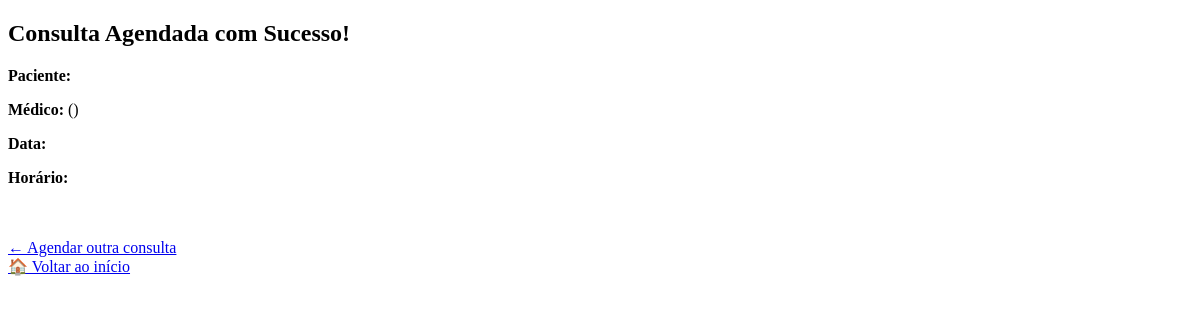
The app's page /comprovante/28 (signed in), older data.
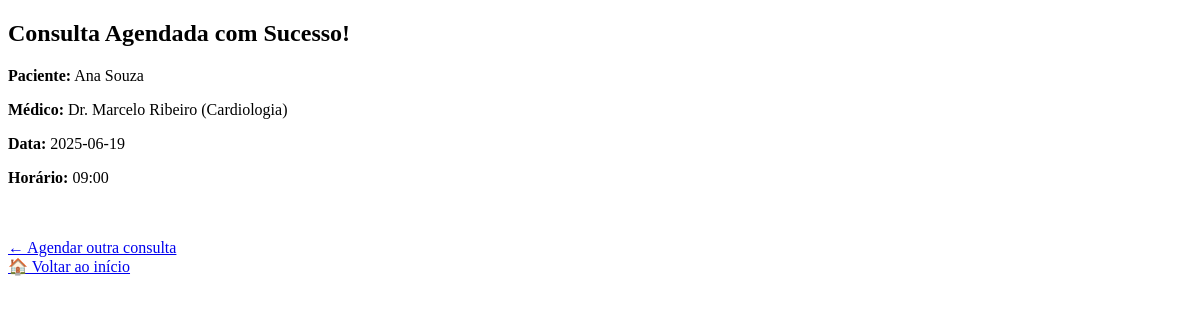
The same page, newer data.
### tables this page shows
CREATE TABLE usuario (
    id INTEGER PRIMARY KEY AUTOINCREMENT,
    nome TEXT NOT NULL,
    email TEXT NOT NULL UNIQUE,
    senha_hash TEXT NOT NULL
);

CREATE TABLE "medico" (
	"id"	INTEGER,
	"nome"	TEXT NOT NULL,
	"especialidade"	TEXT NOT NULL,
	PRIMARY KEY("id" AUTOINCREMENT)
);

CREATE TABLE agenda (
    id INTEGER PRIMARY KEY AUTOINCREMENT,
    medico_id INTEGER NOT NULL,
    data TEXT NOT NULL,
    horario TEXT NOT NULL,
    vagas_totais INTEGER NOT NULL,
    vagas_ocupadas INTEGER DEFAULT 0,
    FOREIGN KEY (medico_id) REFERENCES medico(id)
);

### app.py (the view)
@app.route('/comprovante/<int:consulta_id>')
def comprovante(consulta_id):
    if 'atendente_id' not in session:
        return redirect(url_for('login'))
    conn = get_db_connection()
    cursor = conn.cursor()
    cursor.execute('''
        SELECT c.id, u.nome AS paciente, m.nome AS medico, m.especialidade,
               a.data, a.horario
        FROM consulta c
        JOIN usuario u ON c.usuario_id = u.id
        JOIN agenda a ON c.agenda_id = a.id
        JOIN medico m ON a.medico_id = m.id
        WHERE c.id = ?
    ''', (consulta_id,))
    consulta = cursor.fetchone()
    conn.close()
    return render_template('comprovante.html', consulta=consulta)

### app.py (called while the page is built)
def get_db_connection():
    conn = sqlite3.connect('clinica.db')
    conn.row_factory = sqlite3.Row
    return conn

### templates/comprovante.html (shortened to what this page needs)
<!DOCTYPE html>
<html lang="pt-BR">
<head>
</head>
<body>
    <h2>Consulta Agendada com Sucesso!</h2>
    <p><strong>Paciente:</strong> {{ consulta['paciente'] }}</p>
    <p><strong>Médico:</strong> {{ consulta['medico'] }} ({{ consulta['especialidade'] }})</p>
    <p><strong>Data:</strong> {{ consulta['data'] }}</p>
    <p><strong>Horário:</strong> {{ consulta['horario'] }}</p>
    <br><br>
    <a href="{{ url_for('agendar') }}">← Agendar outra consulta</a><br>
    <a href="{{ url_for('home') }}">🏠 Voltar ao início</a>
</body>
</html>

Row changes from the older to the newer data that the page shows:
now on this page (row unchanged): usuario: paciente "Ana Souza"
now on this page (row unchanged): medico: medico "Dr. Marcelo Ribeiro", especialidade "Cardiologia"
now on this page (row edited): agenda: data "2025-06-19", horario "09:00"
